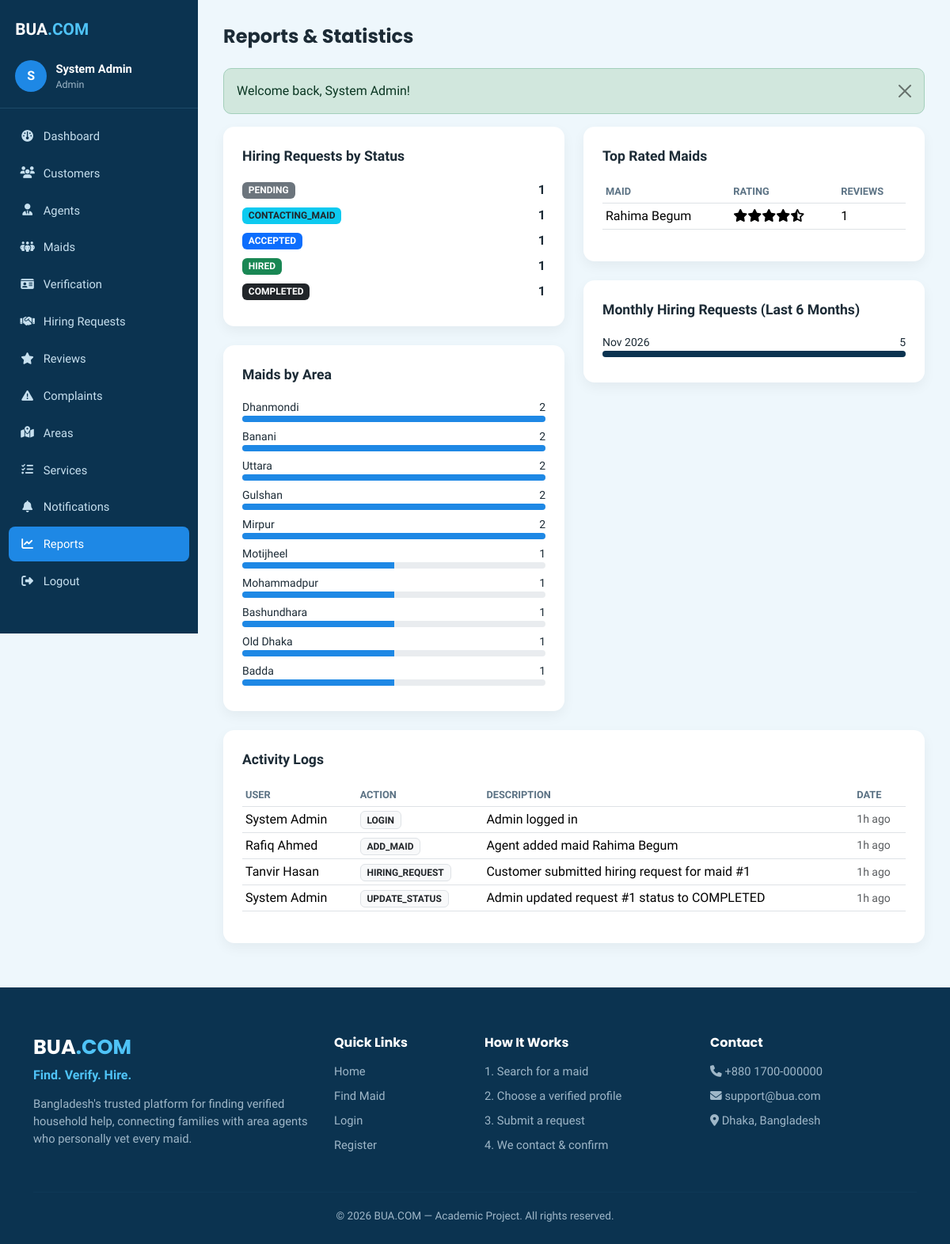
Screenshot of /admin/reports.php (signed in) with the database file from the repository.
### tables this page shows
CREATE TABLE activity_logs (
    id INT AUTO_INCREMENT PRIMARY KEY,
    user_id INT DEFAULT NULL,
    action VARCHAR(100) NOT NULL,
    description TEXT DEFAULT NULL,
    created_at TIMESTAMP DEFAULT CURRENT_TIMESTAMP,
    FOREIGN KEY (user_id) REFERENCES users(id) ON DELETE SET NULL
);

CREATE TABLE users (
    id INT AUTO_INCREMENT PRIMARY KEY,
    name VARCHAR(100) NOT NULL,
    email VARCHAR(150) NOT NULL UNIQUE,
    phone VARCHAR(20) NOT NULL,
    password VARCHAR(255) NOT NULL,
    role ENUM('customer','agent','admin') NOT NULL DEFAULT 'customer',
    status ENUM('active','inactive','suspended') NOT NULL DEFAULT 'active',
    created_at TIMESTAMP DEFAULT CURRENT_TIMESTAMP,
    updated_at TIMESTAMP DEFAULT CURRENT_TIMESTAMP ON UPDATE CURRENT_TIMESTAMP,
    INDEX idx_role (role),
    INDEX idx_status (status)
);

### admin/reports.php (the view, shortened to what this page needs)
<?php
require_once __DIR__ . '/../config/functions.php';
$db = Database::getConnection();
$statusCounts = $db->query('SELECT status, COUNT(*) AS cnt FROM hiring_requests GROUP BY status')->fetchAll();
$areaCounts = $db->query('
    SELECT a.area_name, COUNT(m.id) AS cnt FROM areas a
    LEFT JOIN maids m ON m.area_id = a.id
    GROUP BY a.id ORDER BY cnt DESC
')->fetchAll();
$topMaids = $db->query('
    SELECT m.name, AVG(r.overall_rating) AS avg_rating, COUNT(r.id) AS review_count
    FROM maids m JOIN reviews r ON r.maid_id = m.id AND r.status = "visible"
    GROUP BY m.id
    HAVING review_count > 0
    ORDER BY avg_rating DESC, review_count DESC
    LIMIT 5
')->fetchAll();
$monthly = $db->query("
    SELECT DATE_FORMAT(created_at, '%Y-%m') AS ym, COUNT(*) AS cnt
    FROM hiring_requests
    WHERE created_at >= DATE_SUB(NOW(), INTERVAL 6 MONTH)
    GROUP BY ym ORDER BY ym
")->fetchAll();
$activityLogs = $db->query('
    SELECT al.*, u.name AS user_name FROM activity_logs al
    LEFT JOIN users u ON u.id = al.user_id
    ORDER BY al.created_at DESC LIMIT 30
')->fetchAll();
$maxAreaCount = max(1, ...array_map(fn($r) => (int) $r['cnt'], $areaCounts ?: [['cnt'=>1]]));
include __DIR__ . '/../includes/header.php';
?>
<div class="dashboard-wrapper">
    <?php include __DIR__ . '/../includes/sidebar.php'; ?>
    <main class="dashboard-main">
        <div class="dashboard-topbar"><h1>Reports &amp; Statistics</h1></div>
        <?php include __DIR__ . '/../includes/alerts.php'; ?>
        <div class="row g-4">
            <div class="col-lg-6">
                <div class="panel">
                    <div class="panel-title">Hiring Requests by Status</div>
                    <?php foreach ($statusCounts as $s): ?>
                        <div class="d-flex justify-content-between align-items-center mb-2">
                            <span class="badge <?= statusBadgeClass($s['status']) ?>"><?= clean($s['status']) ?></span>
                            <strong><?= (int) $s['cnt'] ?></strong>
                        </div>
                    <?php endforeach; ?>
                </div>
                <div class="panel">
                    <div class="panel-title">Maids by Area</div>
                    <?php foreach ($areaCounts as $a): ?>
                        <div class="mb-2">
                            <div class="d-flex justify-content-between small"><span><?= clean($a['area_name']) ?></span><span><?= (int) $a['cnt'] ?></span></div>
                            <div class="progress" style="height:8px;">
                                <div class="progress-bar" style="width:<?= ((int) $a['cnt'] / $maxAreaCount) * 100 ?>%;background:#1e88e5;"></div>
                            </div>
                        </div>
                    <?php endforeach; ?>
                </div>
            </div>
            <div class="col-lg-6">
                <div class="panel">
                    <div class="panel-title">Top Rated Maids</div>
                    <?php if (empty($topMaids)): ?>
                        <p class="text-muted mb-0">No reviews yet.</p>
                    <?php else: ?>
                    <table class="table table-sm">
                        <thead><tr><th>Maid</th><th>Rating</th><th>Reviews</th></tr></thead>
                        <tbody>
                        <?php foreach ($topMaids as $m): ?>
                            <tr>
                                <td><?= clean($m['name']) ?></td>
                                <td><?= starRatingHtml((float) $m['avg_rating']) ?></td>
                                <td><?= (int) $m['review_count'] ?></td>
                            </tr>
                        <?php endforeach; ?>
                        </tbody>
                    </table>
                    <?php endif; ?>
                </div>
                <div class="panel">
                    <div class="panel-title">Monthly Hiring Requests (Last 6 Months)</div>
                    <?php if (empty($monthly)): ?>
                        <p class="text-muted mb-0">No data yet.</p>
                    <?php else:
                        $maxMonthly = max(1, ...array_map(fn($r) => (int) $r['cnt'], $monthly)); ?>
                        <?php foreach ($monthly as $m): ?>
                            <div class="mb-2">
                                <div class="d-flex justify-content-between small"><span><?= date('M Y', strtotime($m['ym'] . '-01')) ?></span><span><?= (int) $m['cnt'] ?></span></div>
                                <div class="progress" style="height:8px;">
                                    <div class="progress-bar" style="width:<?= ((int) $m['cnt'] / $maxMonthly) * 100 ?>%;background:#0b3350;"></div>
                                </div>
                            </div>
                        <?php endforeach; ?>
                    <?php endif; ?>
                </div>
            </div>
        </div>
        <div class="panel">
            <div class="panel-title">Activity Logs</div>
            <div class="table-responsive">
                <table class="table table-sm">
                    <thead><tr><th>User</th><th>Action</th><th>Description</th><th>Date</th></tr></thead>
                    <tbody>
                    <?php foreach ($activityLogs as $l): ?>
                        <tr>
                            <td><?= clean($l['user_name'] ?? 'System') ?></td>
                            <td><span class="badge bg-light text-dark border"><?= clean($l['action']) ?></span></td>
                            <td><?= clean($l['description']) ?></td>
                            <td class="text-muted small"><?= timeAgo($l['created_at']) ?></td>
                        </tr>
                    <?php endforeach; ?>
                    </tbody>
                </table>
            </div>
        </div>
    </main>
</div>
<?php include __DIR__ . '/../includes/footer.php'; ?>

### assets/css/style.css (style rules this page uses)
:root { --bua-dark: #0b3350; --bua-dark-2: #124267; --bua-accent: #1e88e5; --bua-accent-2: #4fc3f7; --bua-cream: #eef7fc; --bua-tan: #cfe9f5; --bua-text-muted: #9fb7c8; --bua-success: #2f9e57; --bua-radius: 14px; }
* { box-sizing: border-box; }
body { font-family: 'Hind Siliguri', 'Poppins', sans-serif; background: var(--bua-cream); color: #1c2b36; }
h1, h2, h3, h4, h5, .brand-font { font-family: 'Poppins', sans-serif; font-weight: 700; }
.dashboard-wrapper { display: flex; min-height: 100vh; background: #eef7fc; }
.dashboard-main { flex: 1; padding: 2rem; max-width: 100%; overflow-x: hidden; }
.dashboard-topbar { display: flex; justify-content: space-between; align-items: center; margin-bottom: 1.6rem; }
.dashboard-topbar h1 { font-size: 1.5rem; margin: 0; }
.panel { background: #fff; border-radius: var(--bua-radius); padding: 1.5rem; box-shadow: 0 6px 16px rgba(0,0,0,.05); margin-bottom: 1.5rem; }
.panel-title { font-weight: 700; font-size: 1.1rem; margin-bottom: 1.1rem; }
.table thead th { font-size: .8rem; text-transform: uppercase; color: #5b7284; border-bottom-width: 1px; }
.table td, .table th { vertical-align: middle; }

### rows the page displays
activity_logs: user.name "System Admin", action "LOGIN", description "Admin logged in", created_at "1h ago"
activity_logs: user.name "Rafiq Ahmed", action "ADD_MAID", description "Agent added maid Rahima Begum", created_at "1h ago"
activity_logs: user.name "Tanvir Hasan", action "HIRING_REQUEST", description "Customer submitted hiring request for maid #1", created_at "1h ago"
activity_logs: user.name "System Admin", action "UPDATE_STATUS", description "Admin updated request #1 status to COMPLETED", created_at "1h ago"

### other values shown
substr(currentUserName() ?? 'U', 0, 1) "S"
currentUserName() "System Admin"
$role "Admin"
$label "Dashboard Customers Agents Maids Verification Hiring Requests Reviews Complaints Areas Services Notifications Reports"
$f['message'] "Welcome back, System Admin!"
$s['status'] "PENDING"
$s['cnt'] "1"
$s['status'] "CONTACTING_MAID"
$s['status'] "ACCEPTED"
$s['status'] "HIRED"
$s['status'] "COMPLETED"
$a['area_name'] "Dhanmondi"
$a['cnt'] "2"
$a['area_name'] "Banani"
$a['area_name'] "Uttara"
